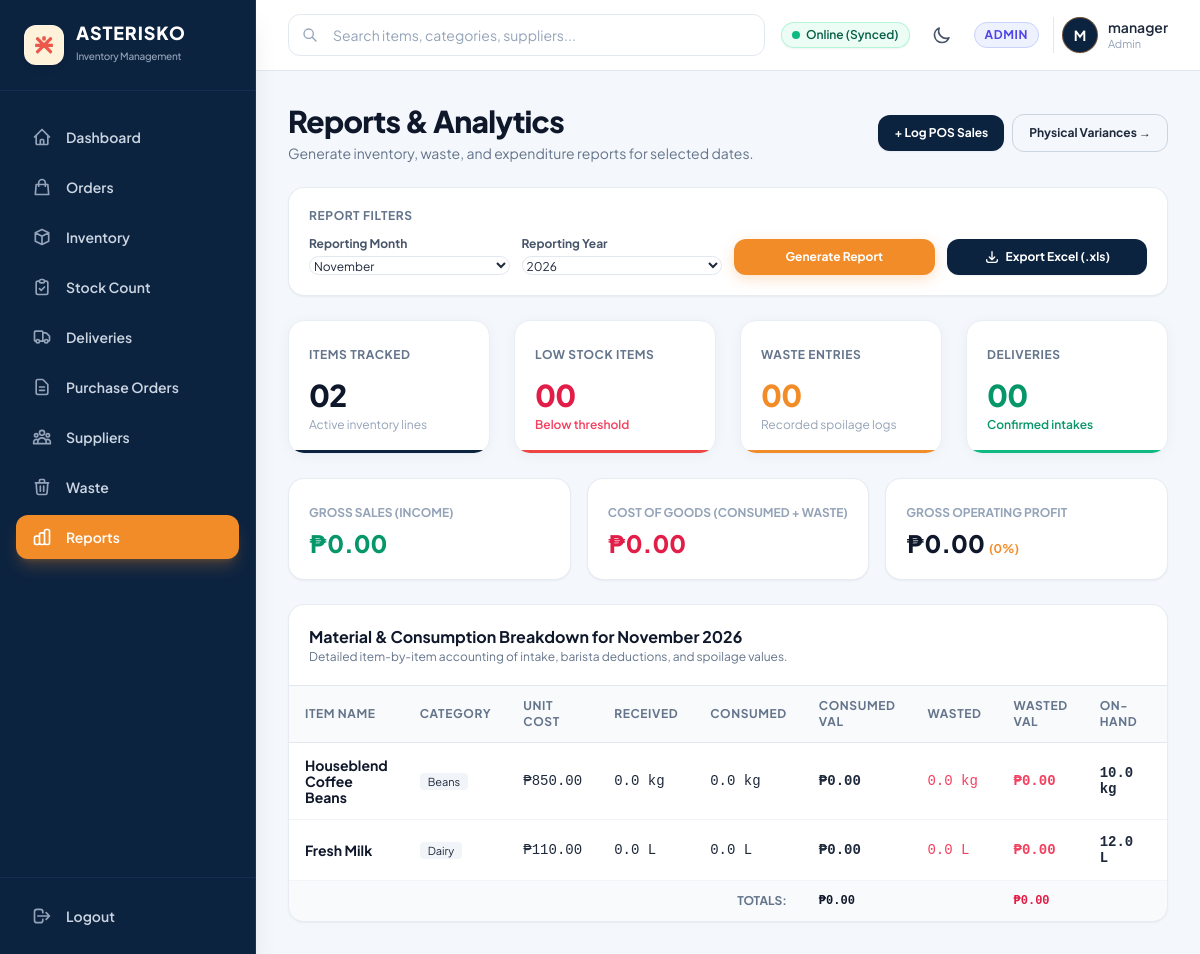
Screenshot of /pages/financial_report.php (signed in) with the database file from the repository.
### pages/financial_report.php (the view, shortened to what this page needs)
<?php
require_once __DIR__ . '/../config/db.php';
$selectedMonth = isset($_GET['month']) ? (int)$_GET['month'] : (int)date('n');
$selectedYear = isset($_GET['year']) ? (int)$_GET['year'] : (int)date('Y');
$startDate = sprintf('%04d-%02d-01', $selectedYear, $selectedMonth);
$endDate = date('Y-m-t', strtotime($startDate));
$monthName = date('F Y', strtotime($startDate));
$salesStmt = $pdo->prepare("SELECT COALESCE(SUM(gross_sales), 0) FROM sales_records WHERE sale_date BETWEEN ? AND ?");
$salesStmt->execute([$startDate, $endDate]);
$totalSales = (float)$salesStmt->fetchColumn();
$consumptionStmt = $pdo->prepare("
    SELECT
        si.id,
        si.NAME AS NAME,
        si.NAME AS name,
        si.category,
        si.unit,
        si.unit_cost,
        si.quantity AS current_stock,
        si.reorder_point,
        COALESCE(SUM(CASE WHEN al.change_type IN ('deduction', 'order_sale', 'manual_deduction') THEN (al.previous_value - al.new_value) ELSE 0 END), 0) AS total_deducted,
        COALESCE(SUM(CASE WHEN al.change_type = 'waste' THEN (al.previous_value - al.new_value) ELSE 0 END), 0) AS total_wasted,
        COALESCE(SUM(CASE WHEN al.change_type = 'delivery' THEN (al.new_value - al.previous_value) ELSE 0 END), 0) AS total_received
    FROM stock_items si
    LEFT JOIN audit_logs al ON al.item_id = si.id AND DATE(al.created_at) BETWEEN ? AND ?
    GROUP BY si.id
    ORDER BY si.category, si.NAME
");
$consumptionStmt->execute([$startDate, $endDate]);
$itemsBreakdown = $consumptionStmt->fetchAll(PDO::FETCH_ASSOC);
$totalConsumptionCost = 0.00;
$totalWasteCost = 0.00;
$totalStockValuation = 0.00;
foreach ($itemsBreakdown as &$item) {
    $item['deducted_cost'] = round($item['total_deducted'] * $item['unit_cost'], 2);
    $item['wasted_cost'] = round($item['total_wasted'] * $item['unit_cost'], 2);
    $item['current_valuation'] = round($item['current_stock'] * $item['unit_cost'], 2);
    $totalConsumptionCost += $item['deducted_cost'];
    $totalWasteCost += $item['wasted_cost'];
    $totalStockValuation += $item['current_valuation'];
}
$totalCostOfGoods = $totalConsumptionCost + $totalWasteCost;
$grossProfit = $totalSales - $totalCostOfGoods;
$profitMargin = $totalSales > 0 ? ($grossProfit / $totalSales) * 100 : 0;
$totalTrackedItems = count($itemsBreakdown);
$totalLowStock = count(array_filter($itemsBreakdown, fn($i) => (float)$i['current_stock'] <= (float)($i['reorder_point'] ?? 5)));
$finAgg = $pdo->query("
    SELECT
        (SELECT COUNT(*) FROM audit_logs WHERE change_type = 'waste') AS total_waste,
        (SELECT COUNT(*) FROM invoice_drafts WHERE status = 'confirmed') AS total_deliveries
")->fetch(PDO::FETCH_ASSOC);
$totalWasteLogsCount = (int)($finAgg['total_waste'] ?? 0);
$totalDeliveriesDone = (int)($finAgg['total_deliveries'] ?? 0);
    ?>
<!DOCTYPE html>
<html lang="en">
<head>
    <?php require_once __DIR__ . '/../includes/head.php'; ?>
</head>
<body class="bg-[#F4F7FB] dark:bg-[#071526] text-slate-800 dark:text-slate-100 min-h-screen">
    <?php require_once __DIR__ . '/../includes/sidebar.php'; ?>
    <div class="lg:pl-64 flex flex-col min-h-screen">
        <?php require_once __DIR__ . '/../includes/topbar.php'; ?>
        <main class="flex-1 p-4 sm:p-6 lg:p-8 space-y-6 max-w-7xl w-full mx-auto">
            <div class="flex flex-col sm:flex-row sm:items-center sm:justify-between gap-4">
                <div>
                    <h1 class="text-2xl sm:text-3xl font-extrabold text-slate-900 dark:text-white tracking-tight">Reports & Analytics</h1>
                    <p class="text-sm text-slate-500 dark:text-slate-400 mt-1">Generate inventory, waste, and expenditure reports for selected dates.</p>
                </div>
                <div class="flex items-center gap-2">
                    <button onclick="document.getElementById('sales-modal').classList.remove('hidden')" class="btn-secondary px-4 py-2.5 rounded-xl text-xs font-bold shadow-sm">
                        + Log POS Sales
                    </button>
                    <a href="variance_report.php" class="px-4 py-2.5 rounded-xl border border-slate-300 dark:border-[#173863] text-xs font-bold hover:bg-slate-100 dark:hover:bg-[#132E52] transition-colors">
                        Physical Variances &rarr;
                    </a>
                </div>
            </div>
            <div class="bg-white dark:bg-[#0C2340] rounded-2xl shadow-sm border border-slate-200/80 dark:border-[#15345C] p-5">
                <h3 class="text-xs font-bold uppercase tracking-wider text-slate-500 dark:text-slate-400 mb-3">Report Filters</h3>
                <form method="GET" class="grid grid-cols-1 sm:grid-cols-4 gap-3 text-xs items-end">
                    <div>
                        <label class="block font-bold mb-1 text-slate-600 dark:text-slate-300">Reporting Month</label>
                        <select name="month" class="w-full">
                            <?php for ($m = 1; $m <= 12; $m++): ?>
                                <option value="<?= $m ?>" <?= $selectedMonth === $m ? 'selected' : '' ?>>
                                    <?= date('F', mktime(0, 0, 0, $m, 10)) ?>
                                </option>
                            <?php endfor; ?>
                        </select>
                    </div>
                    <div>
                        <label class="block font-bold mb-1 text-slate-600 dark:text-slate-300">Reporting Year</label>
                        <select name="year" class="w-full">
                            <?php for ($y = date('Y') - 1; $y <= date('Y') + 1; $y++): ?>
                                <option value="<?= $y ?>" <?= $selectedYear === $y ? 'selected' : '' ?>><?= $y ?></option>
                            <?php endfor; ?>
                        </select>
                    </div>
                    <div>
                        <button type="submit" class="btn-primary w-full py-2.5 rounded-xl font-bold text-xs shadow-md">
                            Generate Report
                        </button>
                    </div>
                    <div>
                        <a href="?month=<?= $selectedMonth ?>&year=<?= $selectedYear ?>&export=xlsx" class="btn-secondary w-full py-2.5 rounded-xl font-bold text-xs shadow-sm flex items-center justify-center gap-1.5">
                            <svg class="w-4 h-4" fill="none" stroke="currentColor" viewBox="0 0 24 24"><path stroke-linecap="round" stroke-linejoin="round" stroke-width="2" d="M4 16v1a3 3 0 003 3h10a3 3 0 003-3v-1m-4-4l-4 4m0 0l-4-4m4 4V4"/></svg>
                            <span>Export Excel (.xls)</span>
                        </a>
                    </div>
                </form>
            </div>
            <div class="grid grid-cols-1 sm:grid-cols-2 lg:grid-cols-4 gap-4 sm:gap-6">
                <div class="stat-card p-5" style="--stat-accent: #0C2340;">
                    <span class="text-xs font-bold text-slate-500 dark:text-slate-400 uppercase tracking-wider">Items Tracked</span>
                    <div class="mt-3">
                        <span class="text-3xl font-extrabold text-slate-900 dark:text-white tracking-tight"><?= sprintf('%02d', $totalTrackedItems) ?></span>
                        <p class="text-xs text-slate-400 mt-1">Active inventory lines</p>
                    </div>
                </div>
                <div class="stat-card p-5" style="--stat-accent: #EF4444;">
                    <span class="text-xs font-bold text-slate-500 dark:text-slate-400 uppercase tracking-wider">Low Stock Items</span>
                    <div class="mt-3">
                        <span class="text-3xl font-extrabold text-rose-600 dark:text-rose-400 tracking-tight"><?= sprintf('%02d', $totalLowStock) ?></span>
                        <p class="text-xs text-rose-500 font-semibold mt-1">Below threshold</p>
                    </div>
                </div>
                <div class="stat-card p-5" style="--stat-accent: #F28C28;">
                    <span class="text-xs font-bold text-slate-500 dark:text-slate-400 uppercase tracking-wider">Waste Entries</span>
                    <div class="mt-3">
                        <span class="text-3xl font-extrabold text-[#F28C28] tracking-tight"><?= sprintf('%02d', $totalWasteLogsCount) ?></span>
                        <p class="text-xs text-slate-400 mt-1">Recorded spoilage logs</p>
                    </div>
                </div>
                <div class="stat-card p-5" style="--stat-accent: #10B981;">
                    <span class="text-xs font-bold text-slate-500 dark:text-slate-400 uppercase tracking-wider">Deliveries</span>
                    <div class="mt-3">
                        <span class="text-3xl font-extrabold text-emerald-600 dark:text-emerald-400 tracking-tight"><?= sprintf('%02d', $totalDeliveriesDone) ?></span>
                        <p class="text-xs text-emerald-600 dark:text-emerald-400 font-semibold mt-1">Confirmed intakes</p>
                    </div>
                </div>
            </div>
            <div class="grid grid-cols-1 sm:grid-cols-3 gap-4">
                <div class="p-5 rounded-2xl bg-white dark:bg-[#0C2340] border border-slate-200/80 dark:border-[#15345C] shadow-sm">
                    <span class="text-xs font-bold text-slate-400 uppercase">Gross Sales (Income)</span>
                    <h3 class="text-2xl font-black text-emerald-600 dark:text-emerald-400 mt-1">₱<?= number_format($totalSales, 2) ?></h3>
                </div>
                <div class="p-5 rounded-2xl bg-white dark:bg-[#0C2340] border border-slate-200/80 dark:border-[#15345C] shadow-sm">
                    <span class="text-xs font-bold text-slate-400 uppercase">Cost of Goods (Consumed + Waste)</span>
                    <h3 class="text-2xl font-black text-rose-600 dark:text-rose-400 mt-1">₱<?= number_format($totalCostOfGoods, 2) ?></h3>
                </div>
                <div class="p-5 rounded-2xl bg-white dark:bg-[#0C2340] border border-slate-200/80 dark:border-[#15345C] shadow-sm">
                    <span class="text-xs font-bold text-slate-400 uppercase">Gross Operating Profit</span>
                    <h3 class="text-2xl font-black text-slate-900 dark:text-white mt-1">₱<?= number_format($grossProfit, 2) ?> <span class="text-xs font-bold text-[#F28C28]">(<?= round($profitMargin, 1) ?>%)</span></h3>
                </div>
            </div>
            <div class="bg-white dark:bg-[#0C2340] rounded-2xl shadow-sm border border-slate-200/80 dark:border-[#15345C] overflow-hidden">
                <div class="p-5 border-b border-slate-200 dark:border-[#15345C]">
                    <h2 class="font-bold text-base text-slate-900 dark:text-white">Material & Consumption Breakdown for <?= $monthName ?></h2>
                    <p class="text-xs text-slate-500 dark:text-slate-400">Detailed item-by-item accounting of intake, barista deductions, and spoilage values.</p>
                </div>
                <div class="overflow-x-auto">
                    <table class="w-full text-xs text-left">
                        <thead>
                            <tr>
                                <th>Item Name</th>
                                <th>Category</th>
                                <th>Unit Cost</th>
                                <th>Received</th>
                                <th>Consumed</th>
                                <th>Consumed Val</th>
                                <th>Wasted</th>
                                <th>Wasted Val</th>
                                <th>On-Hand</th>
                                <th>Valuation</th>
                            </tr>
                        </thead>
                        <tbody>
                            <?php foreach ($itemsBreakdown as $ib): ?>
                            <tr>
                                <td class="font-bold text-slate-900 dark:text-white"><?= htmlspecialchars($ib['NAME'] ?? $ib['name']) ?></td>
                                <td><span class="px-2 py-0.5 rounded bg-slate-100 dark:bg-[#132E52] text-[11px]"><?= htmlspecialchars($ib['category']) ?></span></td>
                                <td class="font-mono">₱<?= number_format($ib['unit_cost'], 2) ?></td>
                                <td class="font-mono"><?= number_format($ib['total_received'], 1) ?> <?= htmlspecialchars($ib['unit']) ?></td>
                                <td class="font-mono"><?= number_format($ib['total_deducted'], 1) ?> <?= htmlspecialchars($ib['unit']) ?></td>
                                <td class="font-mono font-semibold">₱<?= number_format($ib['deducted_cost'], 2) ?></td>
                                <td class="font-mono text-rose-500"><?= number_format($ib['total_wasted'], 1) ?> <?= htmlspecialchars($ib['unit']) ?></td>
                                <td class="font-mono font-semibold text-rose-500">₱<?= number_format($ib['wasted_cost'], 2) ?></td>
                                <td class="font-mono font-bold"><?= number_format($ib['current_stock'], 1) ?> <?= htmlspecialchars($ib['unit']) ?></td>
                                <td class="font-mono font-bold text-slate-900 dark:text-white">₱<?= number_format($ib['current_valuation'], 2) ?></td>
                            </tr>
                            <?php endforeach; ?>
                        </tbody>
                        <tfoot>
                            <tr class="bg-slate-50 dark:bg-[#07172C] font-bold">
                                <td colspan="5" class="text-right py-3 px-4 uppercase text-slate-500">Totals:</td>
                                <td class="py-3 px-4 font-mono text-slate-900 dark:text-white">₱<?= number_format($totalConsumptionCost, 2) ?></td>
                                <td></td>
                                <td class="py-3 px-4 font-mono text-rose-600 dark:text-rose-400">₱<?= number_format($totalWasteCost, 2) ?></td>
                                <td></td>
                                <td class="py-3 px-4 font-mono text-[#F28C28]">₱<?= number_format($totalStockValuation, 2) ?></td>
                            </tr>
                        </tfoot>
                    </table>
                </div>
            </div>
        </main>
    </div>
</body>
</html>

### rows the page displays
stock_items: NAME "Houseblend Coffee Beans", category "Beans", unit_cost "850.00", total_received "0.0", unit "kg", total_deducted "0.0", deducted_cost "0.00", total_wasted "0.0", wasted_cost "0.00", quantity "10.0"
stock_items: NAME "Fresh Milk", category "Dairy", unit_cost "110.00", total_received "0.0", unit "L", total_deducted "0.0", deducted_cost "0.00", total_wasted "0.0", wasted_cost "0.00", quantity "12.0"

### other values shown
$currentUserRole "ADMIN"
substr($currentUsername, 0, 1) "M"
$currentUsername "manager"
$currentUserRole "Admin"
$totalTrackedItems "02"
$totalLowStock "00"
$totalWasteLogsCount "00"
$totalDeliveriesDone "00"
$totalSales "0.00"
$totalCostOfGoods "0.00"
$grossProfit "0.00"
$profitMargin "0"
$monthName "November 2026"
$totalConsumptionCost "0.00"
$totalWasteCost "0.00"
